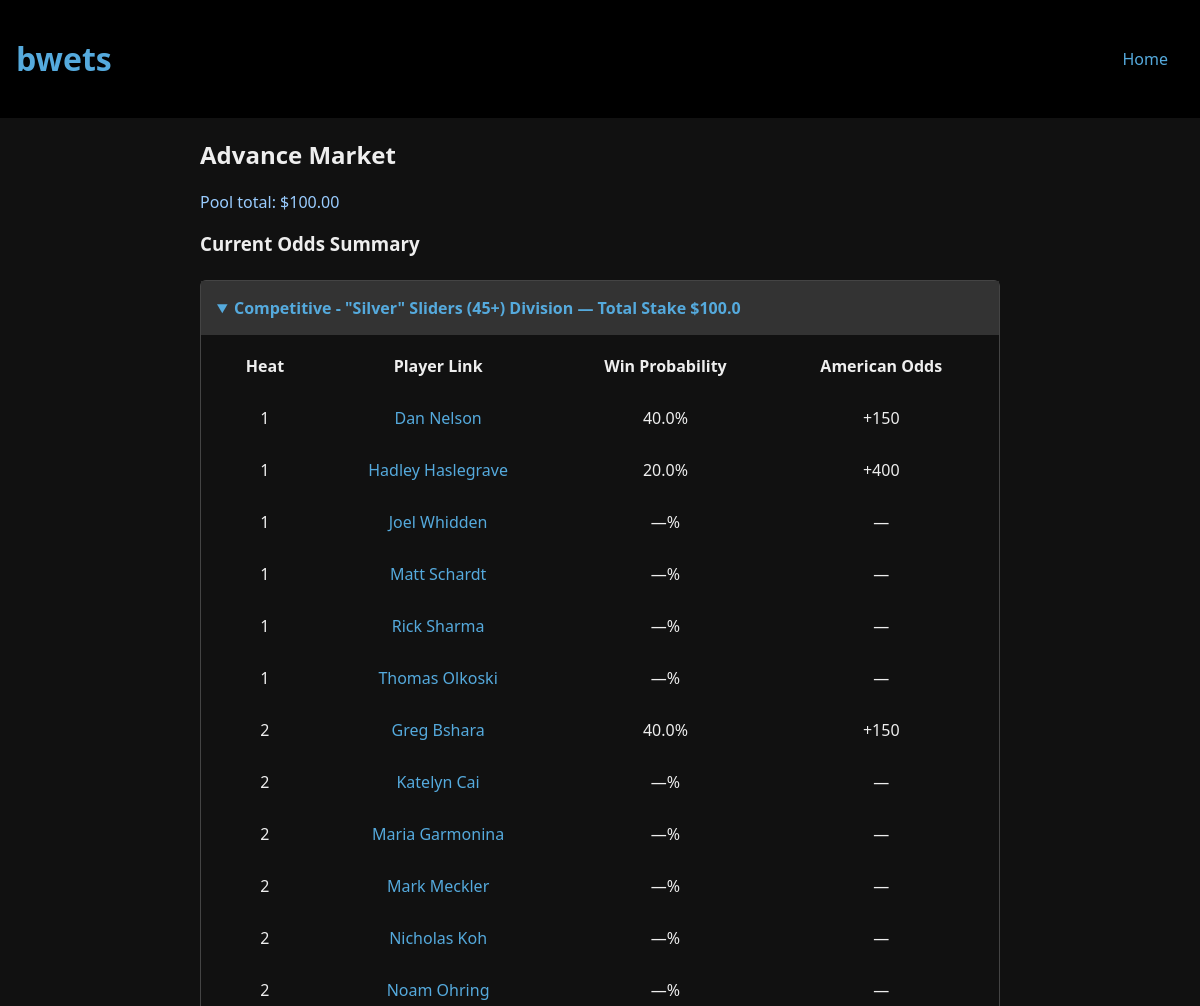
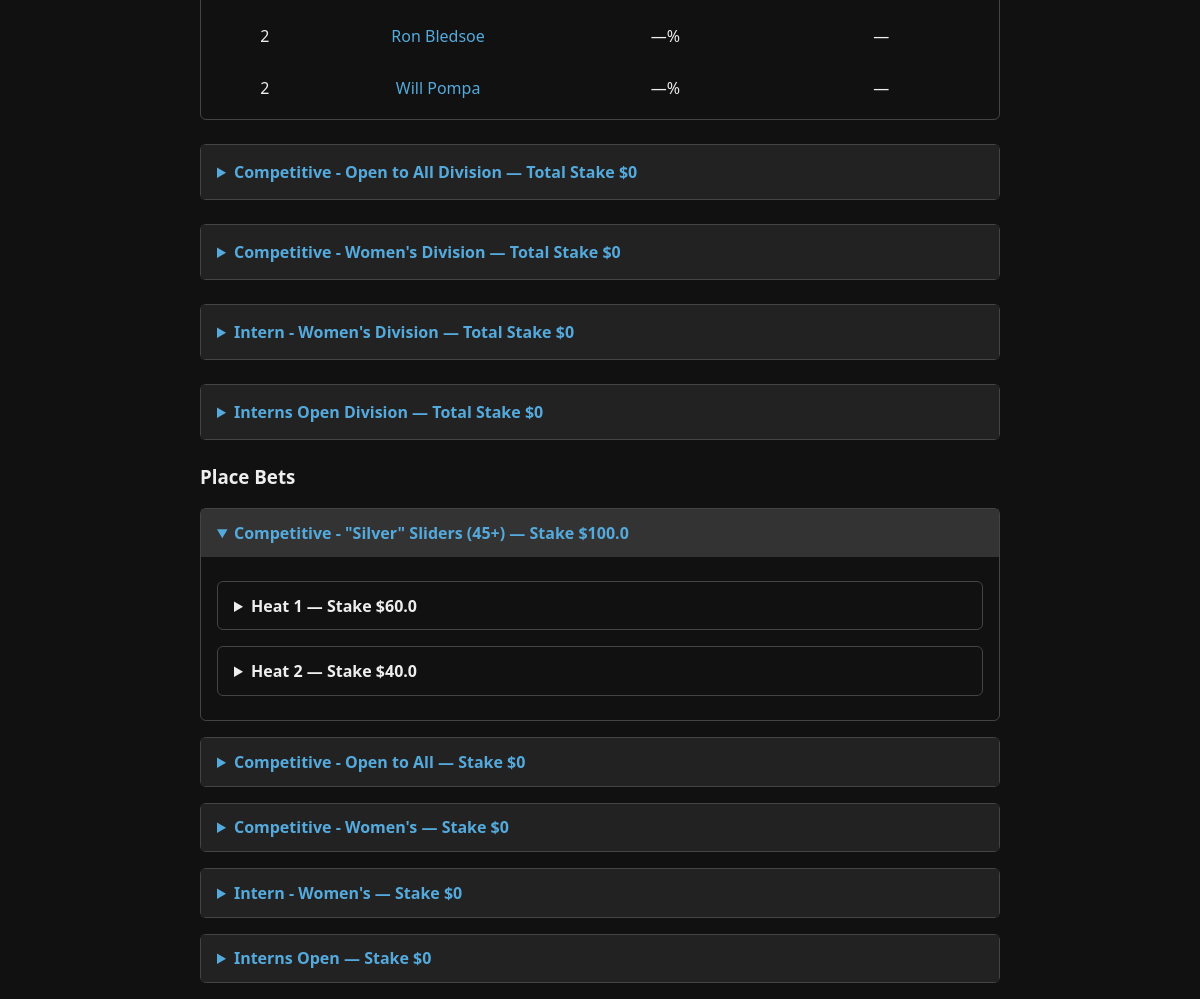
Screenshot of /advance (signed in) with the database file from the repository (2 pictures, top to bottom).
### app/models.py (models this page shows)
class Player(Base):
    __tablename__ = "players"
    id = Column(String, primary_key=True,
                default=lambda: str(uuid.uuid4()))
    player_name = Column(String, nullable=False)
    heat = Column(Integer, nullable=False)
    division = Column(String, nullable=False)
    dropped_out = Column(Boolean, default=False)
    active = Column(Boolean, default=True)

### app/__init__.py (the view)
        def decorated_function(*args, **kwargs):
            if 'user_email' not in session:
                flash("Please log in to access this page", "error")
                return redirect(url_for('login'))
            return f(*args, **kwargs)

### app/odds.py (called while the page is built)
def pool_odds(session, BetModel, group_field):
    total = session.scalar(select(func.sum(BetModel.amount))) or 0.0
    total *= (1.0 - HOUSE)
    odds = {}
    if total <= 0:
        return odds
    for id_, stake in session.execute(
        select(group_field, func.sum(BetModel.amount)).group_by(group_field)
    ):
        prob = (stake * (1.0 - HOUSE)) / total
        odds[str(id_)] = {
            "prob": round(float(prob), 4),
            "stake": round(float(stake), 2),
        }
    return odds

### app/templates/advance.html (shortened to what this page needs)
{% extends "base.html" %}
{% block content %}
<div class="page-content">
<h2>Advance Market</h2>
<p class="pool-line">Pool total: ${{ "%.2f"|format(pool_total) }}</p>
<h3>Current Odds Summary</h3>
{% for div_name, heats in divisions.items() %}
  <details class="division-summary" {% if loop.first %}open{% endif %}>
    <summary>
      {{ div_name }} Division — Total Stake ${{ div_totals[div_name]|round(2) }}
    </summary>
    <table class="odds-summary">
      <thead>
        <tr>
          <th>Heat</th>
          <th>Player Link</th>
          <th>Win Probability</th>
          <th>American Odds</th>
        </tr>
      </thead>
      <tbody>
        {% for heat_num, runners in heats|dictsort %}
          {% for p in runners %}
            {% set o = odds.get(p.id|string, {"prob": 0, "stake": 0}) %}
            {% if o.prob > 0 %}
              {% set win_prob = (o.prob * 100)|round(1) %}
              {% set dec_odds = (1 / o.prob)|round(2) %}
              {% if dec_odds == 1 %}
                {% set am_str = "EVEN" %}
              {% elif dec_odds >= 2 %}
                {% set am_str = '+' ~ ((dec_odds - 1) * 100)|round(0)|int %}
              {% else %}
                {% set am_str = '-' ~ (100 / (dec_odds - 1))|round(0)|int %}
              {% endif %}
            {% else %}
              {% set win_prob = "—" %}
              {% set am_str = "—" %}
            {% endif %}
            <tr>
              <td>{{ heat_num }}</td>
              <td><a href="#player-{{ p.id }}">{{ p.player_name }}</a></td>
              <td>{{ win_prob }}%</td>
              <td>{{ am_str }}</td>
            </tr>
          {% endfor %}
        {% endfor %}
      </tbody>
    </table>
  </details>
{% endfor %}
<h3>Place Bets</h3>
{% for div_name, heats in divisions.items() %}
  <details class="division" {% if loop.first %}open{% endif %}>
    <summary>
      {{ div_name }} — Stake ${{ div_totals[div_name]|round(2) }}
    </summary>
    <div class="div-body">
      {% for heat_num, runners in heats|dictsort %}
        <details class="heat">
          <summary>
            Heat {{ heat_num }} — Stake ${{ heat_totals[(div_name, heat_num)]|round(2) }}
          </summary>
        </details>
      {% endfor %}
    </div>
  </details>
{% endfor %}
</div>
{% endblock %}

### app/templates/base.html (shortened to what this page needs)
<!doctype html>
<html lang="en">
<head>
  <link rel="stylesheet" href="{{ url_for('static', filename='main.css') }}">
</head>
  <header>
    <h1><a href="{{ url_for('index') }}">bwets</a></h1>
    <nav>
      <a href="{{ url_for('index') }}" class="nav-link">Home</a>
    </nav>
  </header>
  <main>
    {% block content %}{% endblock %}
  </main>
</body>
</html>

### app/static/main.css (style rules this page uses)
a { color:#5ad; text-decoration:none; }
header { background:#000; padding:1rem; display:flex; justify-content:space-between; align-items:center; }
nav a { margin-left:1rem; color:#5ad; text-decoration:none; padding:0.5rem 1rem; border-radius:4px; transition:background-color 0.2s; }
header { text-align:center; }
.page-content { max-width: 800px; margin: 0 auto; padding: 0 2rem; }
details { border:1px solid #444; border-radius:6px; margin:1rem 0; }
details[open] > summary { background:#333; }
summary { cursor:pointer; padding:0.8rem 1rem; user-select:none; font-weight:bold; }
details.division > summary { background:#222; color:#5ad; }
details.division[open] > summary { background:#333; }
details.division-summary > summary { background:#222; color:#5ad; font-weight:bold; padding:1rem; }
details.division-summary[open] > summary { background:#333; }
details.division-summary { margin:1.5rem 0; }
.div-body, .heat-body { padding:0.5rem 1rem; }
.pool-line { margin:0 0 1rem 0; color:#9cf; }
.odds-summary { margin: 0 auto; border-collapse: separate; border-spacing: 20px 10px; text-align: center; width: 100%; max-width: 100%; overflow-x: auto; }
.odds-summary th, .odds-summary td { padding: 10px 15px; }

### rows the page displays
Player: division "Competitive - \"Silver\" Sliders (45+)", division "100.0", heat_num "1", player_name "Dan Nelson", win_prob "40.0", am_str "+150", heats "1" "2", division "60.0" "40.0"
Player: heat_num "1", player_name "Hadley Haslegrave", win_prob "20.0", am_str "+400"
Player: heat_num "1", player_name "Joel Whidden", win_prob "—", am_str "—"
Player: heat_num "1", player_name "Matt Schardt", win_prob "—", am_str "—"
Player: heat_num "1", player_name "Rick Sharma", win_prob "—", am_str "—"
Player: heat_num "1", player_name "Thomas Olkoski", win_prob "—", am_str "—"
Player: heat "2", player_name "Greg Bshara", win_prob "40.0", am_str "+150"
Player: heat "2", player_name "Katelyn Cai", win_prob "—", am_str "—"
Player: heat "2", player_name "Maria Garmonina", win_prob "—", am_str "—"
Player: heat "2", player_name "Mark Meckler", win_prob "—", am_str "—"
Player: heat "2", player_name "Nicholas Koh", win_prob "—", am_str "—"
Player: heat "2", player_name "Noam Ohring", win_prob "—", am_str "—"
Player: heat "2", player_name "Ron Bledsoe", win_prob "—", am_str "—"
Player: heat "2", player_name "Will Pompa", win_prob "—", am_str "—"
Player: division "Competitive - Open to All", division "0"
Player: division "Competitive - Women's", division "0"
Player: division "Intern - Women's", division "0"
Player: division "Interns Open", division "0"

### other values shown
{{ "%.2f"|format(pool_total) }} "100.00"
